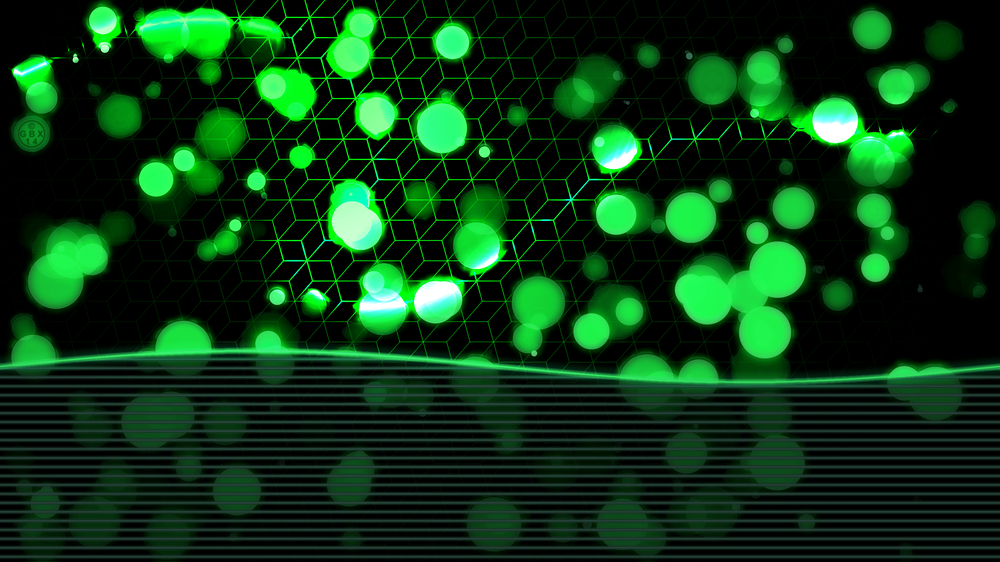
#> input picture ColorShift_Kivy/images/sample_image.png, 1000 x 562 px, shrunk from 2560 x 1440 before the run
$ python -i color_shift.py   (imports and definitions only)
#> lines starting #> are read from the running program, lines starting #| are printed output that depends on the picture
# color_shift.py
from PIL import Image, ImageFilter, ImageDraw, ImageEnhance

class ColorShift:
    def __init__(self, image_path):
        self.image_path = image_path
        self.img = self.load_image().convert("RGB")

    # Load the image
    def load_image(self):
        try:
            img = Image.open(self.image_path)
#> img is the input picture: PIL image 1000x562 RGB; mean R, G, B 10.8, 54.1, 20.1
            return img
        except FileNotFoundError:
            print(f"Image not found at {self.image_path}")
            return None

    # Convert the image to black and white
    def convert_to_black_and_white(self):
        if self.img:
            self.img = self.img.convert("L").convert("RGB")  # Convert to grayscale and back to RGB
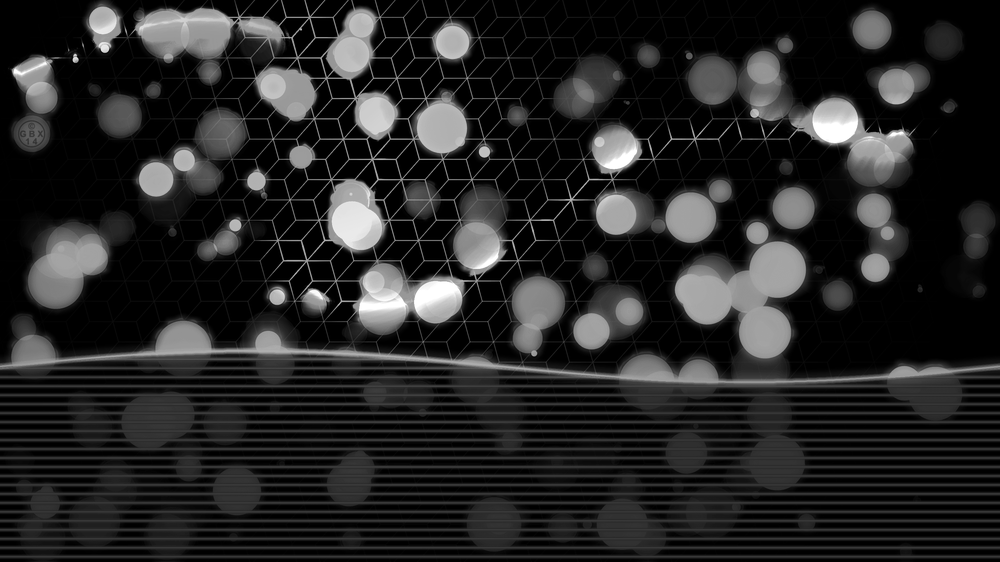
#> self.img: PIL image 1000x562 RGB; min 0, max 255, mean 37.3
            return self.img
        else:
            print("No image loaded.")
            return None

    # Apply sharpen or blur
    # [100 lines left out: functions apply_sharpen_blur, apply_gradient, apply_color_preset, adjust_contrast_brightness, apply_transparency, apply_color_mask and 2 more, not called in this run]

>>> result = ColorShift('images/sample_image.png').convert_to_black_and_white()
